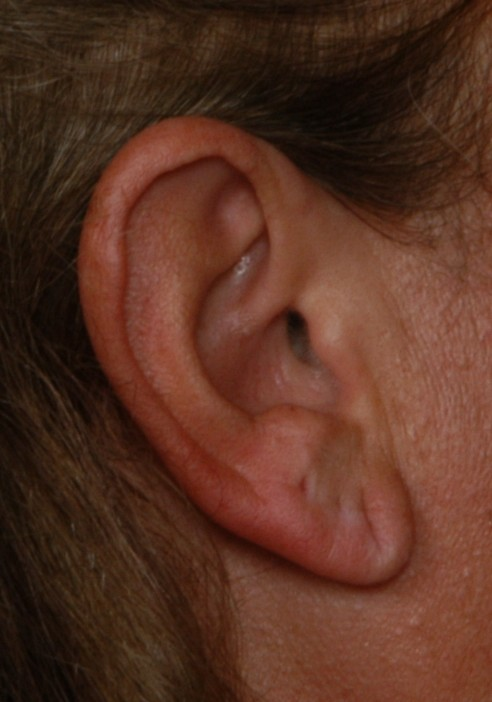
#> input picture samples/002_left_ear.jpg, 492 x 702 px
$ python -i transformations.py   (imports and definitions only)
#> lines starting #> are read from the running program, lines starting #| are printed output that depends on the picture
import cv2
import numpy as np
import random

from skimage.util import random_noise
from skimage.transform import rotate, AffineTransform, warp


def anticlockwise_rotation(image):
    angle= random.randint(0,180)
    return rotate(image, angle)

def clockwise_rotation(image):
    angle= random.randint(0,180)
    return rotate(image, -angle)

def h_flip(image):
    return  np.fliplr(image)

def v_flip(image):
    return np.flipud(image)

def add_noise(image):
    return random_noise(image)

def blur_image(image):
    return cv2.GaussianBlur(image, (3,3),0)

def change_brightness(img):
    img = cv2.cvtColor(img, cv2.COLOR_GRAY2BGR)
    hsv = cv2.cvtColor(img, cv2.COLOR_BGR2HSV)
    value = np.random.uniform(0.5, 1.2)
    hsv[...,2] = hsv[...,2]*value
    _, _, img = cv2.split(hsv)
    return img

# I dont recommend warp_shifting, because it distorts image, but can be used in many use case like
# classifying blur and non-blur images
def warp_shift(image):
    transform = AffineTransform(translation=(0,40))  #chose x,y values according to your convinience
    warp_image = warp(image, transform, mode="wrap")
    return warp_image

>>> import cv2
>>> picture = cv2.imread('samples/002_left_ear.jpg', cv2.IMREAD_GRAYSCALE)
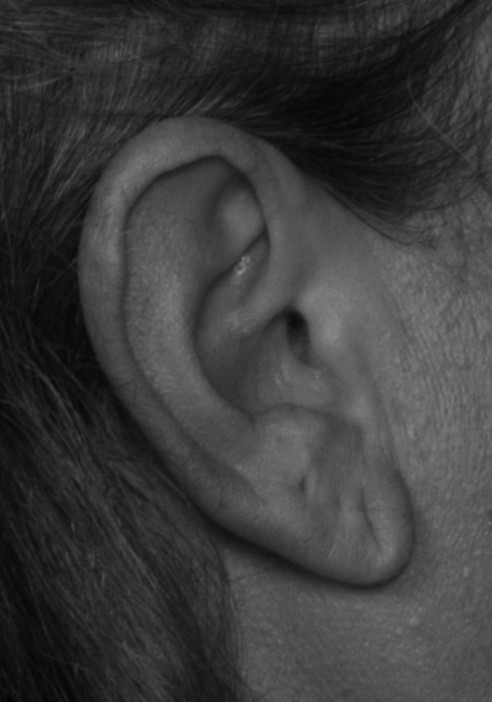
#> picture: shape (702, 492); min 4, max 142, mean 59.4
>>> result = change_brightness(picture)
#> in change_brightness, `hsv = cv2.cvtColor(img, cv2.COLOR_BGR2HSV)`: hsv: shape (702, 492, 3); mean H, S, V 0, 0, 59.4
#> in change_brightness, `hsv[...,2] = hsv[...,2]*value`: hsv: shape (702, 492, 3); mean H, S, V 0, 0, 52

$ run again, on samples/042_right_ear.jpg
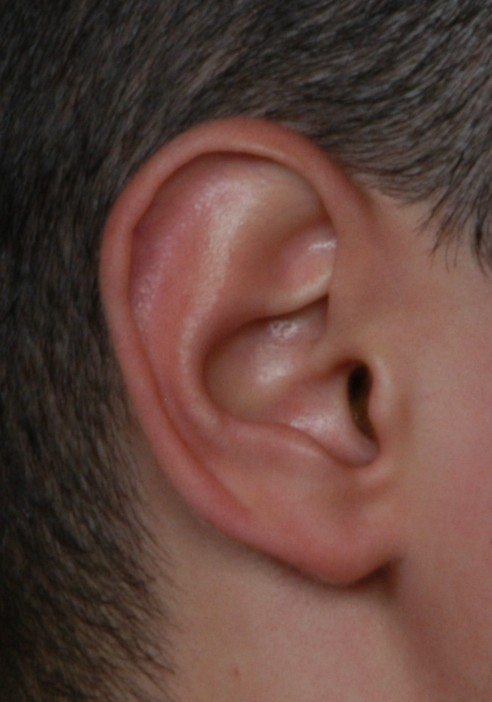
#> input picture samples/042_right_ear.jpg, 492 x 702 px
#> `picture = cv2.imread('samples/002_left_ear.jpg', cv2.IMREAD_GRAYSCALE)`:
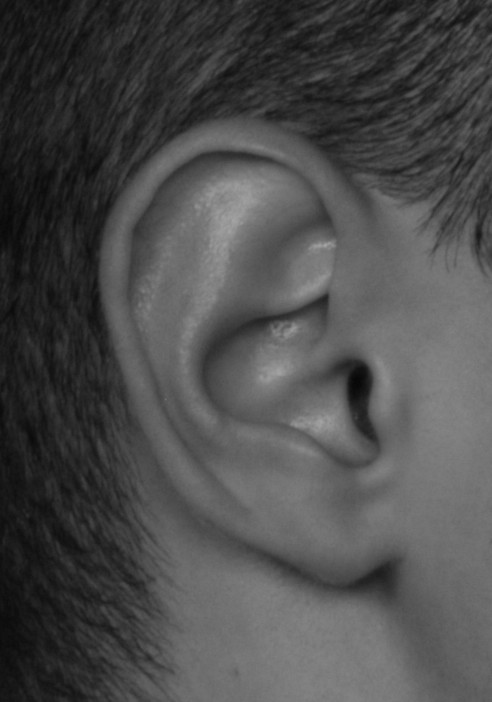
#> picture: shape (702, 492); min 7, max 166, mean 75.8

$ run again, on samples/078_down_ear.jpg
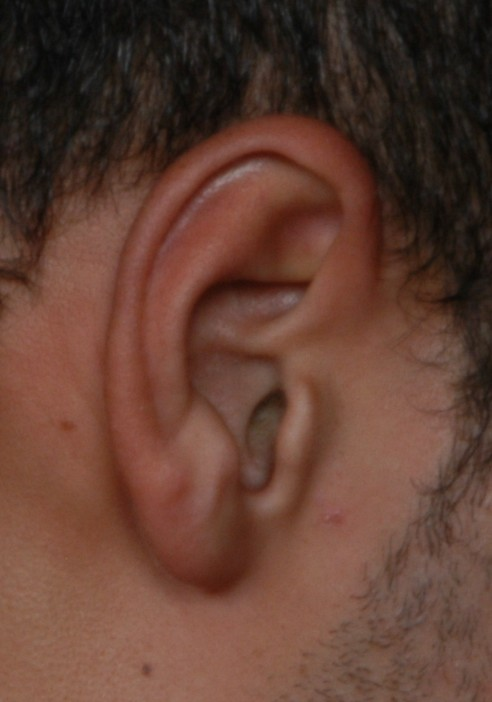
#> input picture samples/078_down_ear.jpg, 492 x 702 px
#> `picture = cv2.imread('samples/002_left_ear.jpg', cv2.IMREAD_GRAYSCALE)`:
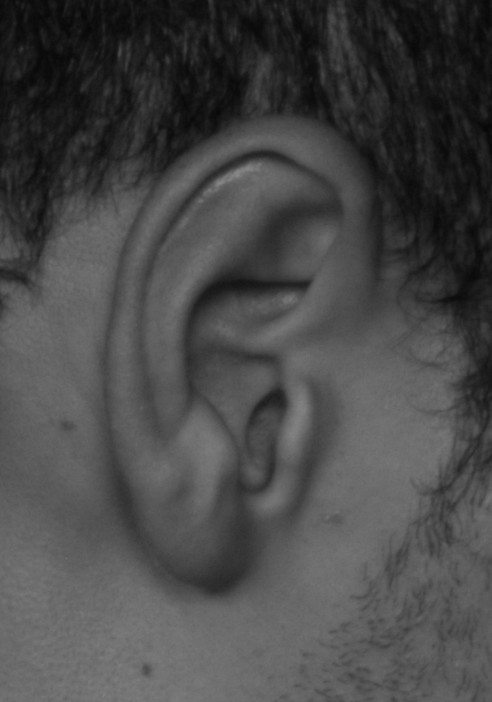
#> picture: shape (702, 492); min 7, max 136, mean 72.4

$ run again, on samples/084_right_ear.jpg
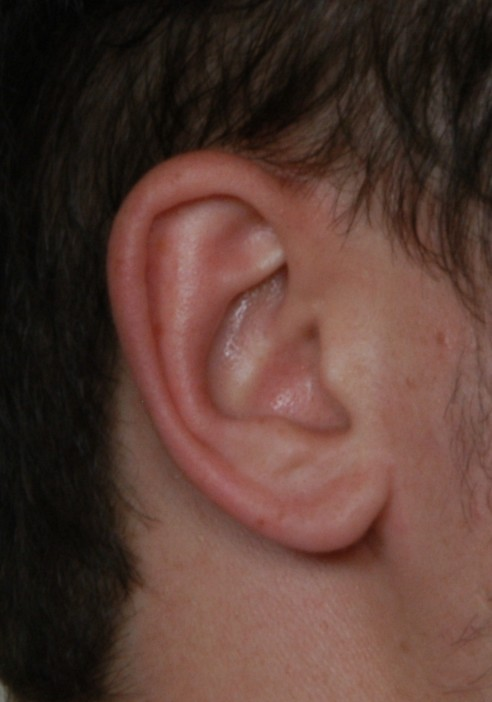
#> input picture samples/084_right_ear.jpg, 492 x 702 px
#> `picture = cv2.imread('samples/002_left_ear.jpg', cv2.IMREAD_GRAYSCALE)`:
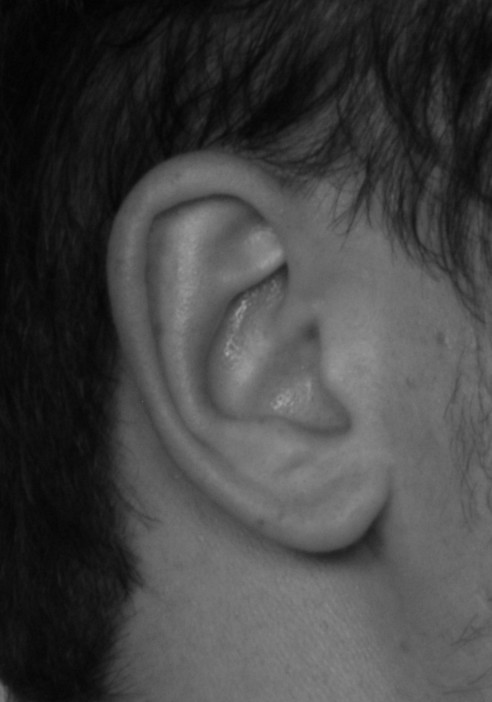
#> picture: shape (702, 492); min 2, max 165, mean 66.6
